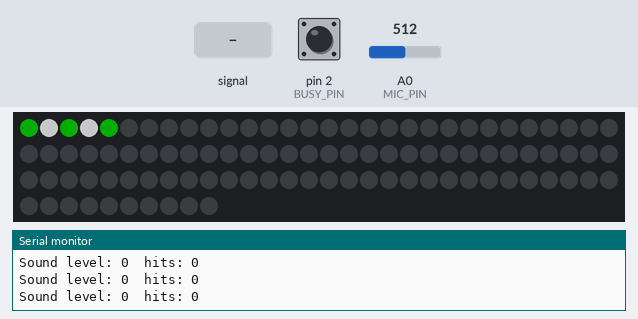
A sketch run on a simulated Arduino Nano, built with avr-gcc and run on an emulated ATmega328P. Parts: 100 RGB LEDs in strip order, left to right, continuing on the next row, the last lines printed to the serial monitor. The test bench sets the inputs (shaded band); at power-on: pin 2 (BUSY_PIN) HIGH, A0 (MIC_PIN) = 512. Dim RGB values are drawn brighter than linear; random numbers use the default seed unless the sketch sets one; the audio player accepts every command and is not drawn.

Above: at 1.12 s.
1.8 s: A0 (MIC_PIN) fed a 200 Hz sine of ±255 counts around its level
3.4 s: pin 2 (BUSY_PIN) pulsed LOW 5 times (0.12 s each, 0.3 s apart)
At 4.06 s:
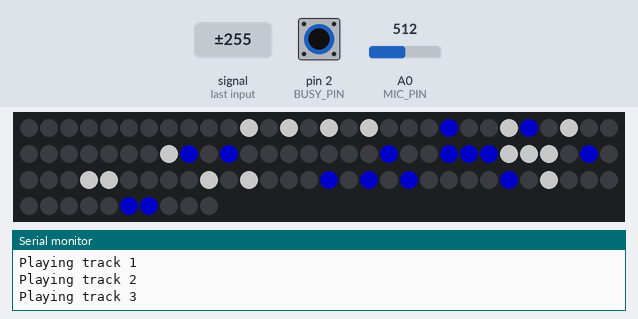
Timing chart, 0 to 6.4 s (numbered marks = the images above; inputs shaded):
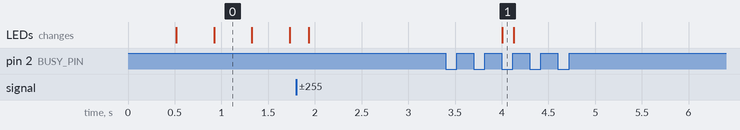

Measured:
- after the input at 3.4 s, the LEDs: change after 0.60 s (image 1)

The sketch:

Ceiling2.ino
```cpp
/*
  Sound-Triggered LEDs + DFPlayer Mini, 3 Tracks (Arduino Nano) - v2
  -------------------------------------------------------------------
  1. Power-up / idle: first 5 LEDs flash white and green.
  2. MAX9814 hears a LOUD, SUSTAINED sound (a loud voice): DFPlayer
     plays track 1, then track 2 (LEDs dark during these two tracks).
  3. Track 3 plays while the full 100-LED strip flashes a blue and
     white pattern, with only 30 LEDs lit at any one moment.
  4. When track 3 ends, returns to idle and listens again.

  CHANGES IN v2
    - Higher SOUND_THRESHOLD (250)
    - Sound must stay above the threshold for REQUIRED_HITS
      consecutive sample windows (3 x 50 ms = ~150 ms) before it
      triggers, so short soft blips and background noise are ignored.

  WIRING
    WS2812 strip DIN  -> Nano D6 (through a ~330 ohm resistor)
    WS2812 5V / GND   -> EXTERNAL 5V supply (not the Nano's 5V pin)
    External supply GND must also connect to Nano GND
    (add a ~1000uF capacitor across the strip's 5V/GND)

    MAX9814 VDD       -> Nano 3V3 (5V also works)
    MAX9814 GND       -> Nano GND
    MAX9814 OUT       -> Nano A0
    MAX9814 GAIN      -> VDD (lowest gain, 40dB)

    DFPlayer VCC      -> Nano 5V (or separate 5V supply)
    DFPlayer GND      -> Nano GND
    DFPlayer TX       -> Nano D10 (Nano receives here)
    DFPlayer RX       -> Nano D11 via ~1k resistor (REQUIRED: prevents crackle)
    DFPlayer BUSY     -> Nano D2  (goes LOW while a track is playing)
    DFPlayer SPK_1/2  -> small speaker

  SD CARD: FAT32, files 0001.mp3, 0002.mp3, 0003.mp3 in the root folder.

  LIBRARIES (Library Manager): FastLED, DFRobotDFPlayerMini
*/

#include <FastLED.h>
#include <SoftwareSerial.h>
#include <DFRobotDFPlayerMini.h>

// ---------- Pins ----------
#define LED_PIN      6
#define MIC_PIN      A0
#define BUSY_PIN     2
#define DF_RX_PIN    10   // Nano receives <- DFPlayer TX
#define DF_TX_PIN    11   // Nano transmits -> DFPlayer RX

// ---------- LED settings ----------
#define NUM_LEDS         100
#define IDLE_LEDS        5      // first 5 LEDs used for the idle flash
#define ACTIVE_LEDS      30     // LEDs lit at once during the blue/white show
#define LED_BRIGHTNESS   100    // 0-255, keeps current draw reasonable
#define IDLE_FLASH_MS    400    // idle flash speed
#define SHOW_FRAME_MS    120    // blue/white frame speed

// ---------- Sound settings (TUNE THESE) ----------
#define SAMPLE_WINDOW_MS 50     // peak-to-peak sampling window
#define SOUND_THRESHOLD  250    // max useful value is ~400; raise to be less sensitive
#define REQUIRED_HITS    3      // consecutive loud windows needed (3 x 50 ms)
#define PRINT_LEVELS     true   // prints sound level to Serial Monitor for tuning
#define COOLDOWN_MS      2000   // ignore sound after the show (speaker echo)

// ---------- Audio settings ----------
#define DF_VOLUME             20      // 0-30
#define BUSY_START_TIMEOUT_MS 2000    // how long to wait for a track to start
#define TRACK_TIMEOUT_MS      120000  // safety: give up on a track after this long

CRGB leds[NUM_LEDS];
uint8_t order[NUM_LEDS];        // used to pick 30 random distinct LEDs

SoftwareSerial dfSerial(DF_RX_PIN, DF_TX_PIN);
DFRobotDFPlayerMini myDFPlayer;

bool idleState = false;
bool blueFirst = true;
unsigned long lastIdleToggle = 0;

// ---------------------------------------------------------------
int readSoundLevel() {
  unsigned long start = millis();
  int minVal = 1023;
  int maxVal = 0;
  while (millis() - start < SAMPLE_WINDOW_MS) {
    int s = analogRead(MIC_PIN);
    if (s < minVal) minVal = s;
    if (s > maxVal) maxVal = s;
  }
  return maxVal - minVal;
}

// ---------------------------------------------------------------
void showIdleFlash() {
  if (millis() - lastIdleToggle < IDLE_FLASH_MS) return;
  lastIdleToggle = millis();
  idleState = !idleState;

  FastLED.clear();
  for (int i = 0; i < IDLE_LEDS; i++) {
    bool even = (i % 2 == 0);
    leds[i] = (even == idleState) ? CRGB::White : CRGB::Green;
  }
  FastLED.show();
}

// ---------------------------------------------------------------
// Draws one frame: 30 random distinct LEDs, alternating blue and white
void drawBlueWhiteFrame() {
  // Partial shuffle: first ACTIVE_LEDS entries become random distinct LEDs
  for (int i = 0; i < ACTIVE_LEDS; i++) {
    int j = random(i, NUM_LEDS);
    uint8_t tmp = order[i];
    order[i] = order[j];
    order[j] = tmp;
  }

  FastLED.clear();
  for (int i = 0; i < ACTIVE_LEDS; i++) {
    bool blue = ((i % 2 == 0) == blueFirst);
    leds[order[i]] = blue ? CRGB::Blue : CRGB::White;
  }
  FastLED.show();

  blueFirst = !blueFirst;
}

// ---------------------------------------------------------------
// Plays a track and waits until it finishes (BUSY pin goes HIGH again).
// If withShow is true, runs the blue/white LED show during playback.
void playTrack(int track, bool withShow) {
  Serial.print(F("Playing track "));
  Serial.println(track);
  myDFPlayer.play(track);

  // Wait for playback to actually start (BUSY goes LOW)
  unsigned long start = millis();
  while (digitalRead(BUSY_PIN) == HIGH) {
    if (millis() - start > BUSY_START_TIMEOUT_MS) {
      Serial.println(F("Track did not start - check SD card and file names."));
      return;
    }
  }

  // Play until BUSY returns HIGH (track finished)
  unsigned long lastFrame = 0;
  while (digitalRead(BUSY_PIN) == LOW && millis() - start < TRACK_TIMEOUT_MS) {
    if (withShow && millis() - lastFrame >= SHOW_FRAME_MS) {
      lastFrame = millis();
      drawBlueWhiteFrame();
    }
  }
}

// ---------------------------------------------------------------
void setup() {
  Serial.begin(9600);
  dfSerial.begin(9600);
  pinMode(BUSY_PIN, INPUT_PULLUP);

  // Start DFPlayer first, before FastLED begins disabling interrupts
  Serial.println(F("Initializing DFPlayer Mini..."));
  if (!myDFPlayer.begin(dfSerial)) {
    Serial.println(F("DFPlayer Mini not detected! Check wiring and SD card."));
    while (true) { }
  }
  myDFPlayer.volume(DF_VOLUME);
  Serial.println(F("DFPlayer ready."));

  FastLED.addLeds<WS2812, LED_PIN, GRB>(leds, NUM_LEDS);
  FastLED.setBrightness(LED_BRIGHTNESS);
  FastLED.setMaxPowerInVoltsAndMilliamps(5, 1500);  // safety cap, adjust to your supply
  FastLED.clear();
  FastLED.show();

  for (int i = 0; i < NUM_LEDS; i++) order[i] = i;
  randomSeed(analogRead(A1));  // floating pin = random seed
}

// ---------------------------------------------------------------
void loop() {
  static int hits = 0;   // consecutive loud sample windows

  showIdleFlash();

  int level = readSoundLevel();
  if (PRINT_LEVELS) {
    Serial.print(F("Sound level: "));
    Serial.print(level);
    Serial.print(F("  hits: "));
    Serial.println(hits);
  }

  if (level >= SOUND_THRESHOLD) hits++;
  else hits = 0;

  if (hits >= REQUIRED_HITS) {
    hits = 0;
    Serial.println(F("Sound detected!"));

    FastLED.clear();
    FastLED.show();

    playTrack(1, false);   // LEDs dark
    playTrack(2, false);   // LEDs dark
    playTrack(3, true);    // blue/white show runs for the whole track

    FastLED.clear();
    FastLED.show();

    delay(COOLDOWN_MS);
    lastIdleToggle = millis();
  }
}
```
